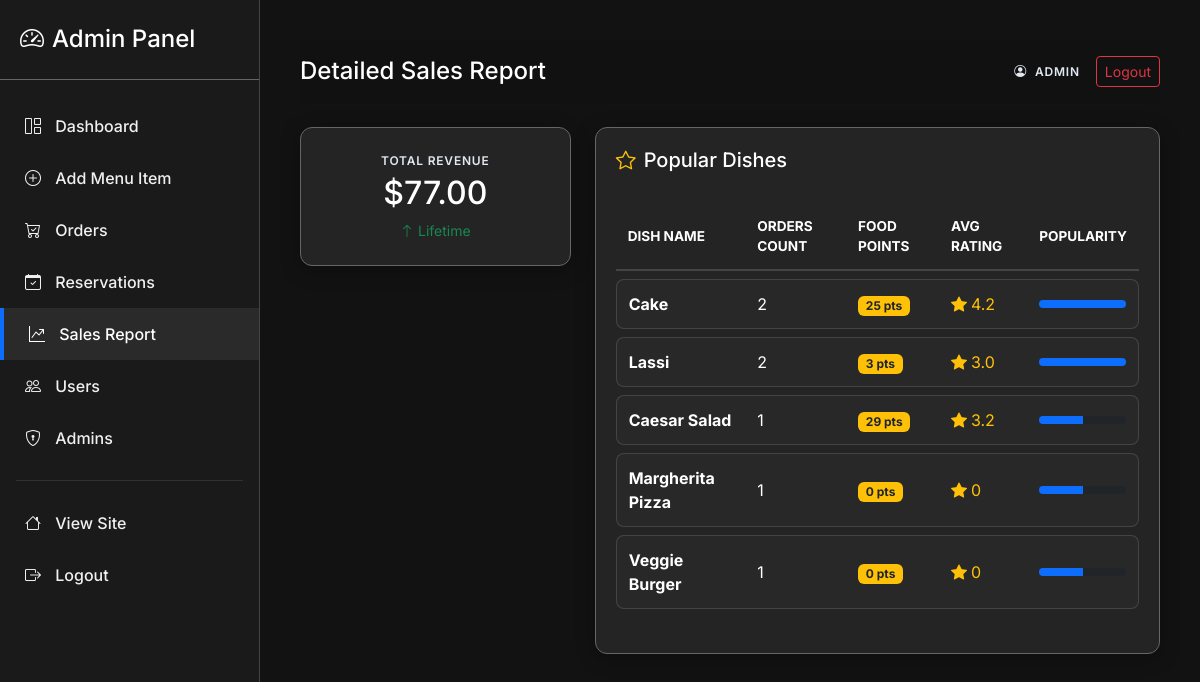
Page /admin/sales (signed in) on the committed database.
### app.py (models this page shows, shortened)
class MenuItem(db.Model):
    id = db.Column(db.Integer, primary_key=True)
    name = db.Column(db.String(150), nullable=False)
    price = db.Column(db.Float, nullable=False, default=0.0)
    category = db.Column(db.String(100), nullable=True)
    ingredients = db.Column(db.String(400), nullable=True)
    availability = db.Column(db.Boolean, default=True)  # NOTE: matches templates
    image = db.Column(db.String(300), nullable=True)
    ratings = db.relationship('Rating', backref='menu_item', lazy=True, cascade="all, delete-orphan")
    def get_average_rating(self):
        if not self.ratings:
            return 0
        return round(sum(r.score for r in self.ratings) / len(self.ratings), 1)
    def get_total_rating_points(self):
        return sum(r.score for r in self.ratings)

### app.py (the view)
@app.route('/admin/sales')
@admin_required
def sales_report():
    orders = Order.query.all()
    total_sales = db.session.query(db.func.sum(Order.total)).scalar() or 0
    dish_counts = {}
    for o in orders:
        try:
            items = json.loads(o.items)
            for item in items:
                name = item.get('name')
                qty = item.get('qty', 0)
                if name:
                    dish_counts[name] = dish_counts.get(name, 0) + qty
        except:
            continue
    popular = []
    for k, v in dish_counts.items():
        item = MenuItem.query.filter_by(name=k).first()
        avg = item.get_average_rating() if item else 0
        points = item.get_total_rating_points() if item else 0
        popular.append({
            'name': k,
            'count': v,
            'avg_rating': avg,
            'total_points': points
        })
    popular = sorted(popular, key=lambda x: x['count'], reverse=True)
    return render_template('admin/sales.html', total_sales=total_sales, popular=popular)

### app.py (called while the page is built)
def admin_required(fn):
    @wraps(fn)
    def wrapper(*args, **kwargs):
        if not session.get('is_admin'):
            flash('Admin login required.')
            return redirect(url_for('admin_login'))
        return fn(*args, **kwargs)
    return wrapper

@app.context_processor
def inject_global_data():
    cart = session.get('cart', {})
    count = sum(cart.values()) if isinstance(cart, dict) else 0
    all_items = MenuItem.query.all()
    best_item = None
    max_avg = 0
    for it in all_items:
        avg = it.get_average_rating()
        if avg > max_avg:
            max_avg = avg
            best_item = it
    return dict(cart_count=count, best_rated_item=best_item)

### templates/admin/sales.html (shortened to what this page needs)
{% extends 'admin/admin_base.html' %}
{% block admin_title %}Detailed Sales Report{% endblock %}
{% block content %}
<div class="row g-4">
  <div class="col-md-4">
    <div class="glass-card text-center py-4">
      <div class="text-muted small mb-1">Total Revenue</div>
      <h2 class="text-white mb-0">${{ '%.2f'|format(total_sales or 0) }}</h2>
      <div class="mt-2 small text-success"><i class="bi bi-arrow-up"></i> Lifetime</div>
    </div>
  </div>
  <div class="col-md-8">
    <div class="glass-card">
      <h5 class="text-white mb-4"><i class="bi bi-star me-2 text-warning"></i>Popular Dishes</h5>
      <div class="table-responsive">
        <table class="admin-table">
          <thead>
            <tr>
              <th>Dish Name</th>
              <th>Orders Count</th>
              <th>Food Points</th>
              <th>Avg Rating</th>
              <th>Popularity</th>
            </tr>
          </thead>
          <tbody>
            {% for dish in popular %}
            <tr>
              <td><span class="fw-bold text-white">{{ dish.name }}</span></td>
              <td>{{ dish.count }}</td>
              <td><span class="badge bg-warning text-dark">{{ dish.total_points }} pts</span></td>
              <td>
                <span class="text-warning">
                  <i class="bi bi-star-fill me-1"></i>{{ dish.avg_rating }}
                </span>
              </td>
              <td>
                <div class="progress bg-dark" style="height: 8px;">
                  {% set max_count = popular[0].count if popular else 1 %}
                  {% set percent = (dish.count / max_count) * 100 %}
                  <div class="progress-bar bg-primary" role="progressbar" style="width: {{ percent }}%"></div>
                </div>
              </td>
            </tr>
            {% else %}
            <tr>
              <td colspan="3" class="text-center text-muted">No sales data available.</td>
            </tr>
            {% endfor %}
          </tbody>
        </table>
      </div>
    </div>
  </div>
</div>
{% endblock %}

### static/css/admin.css (style rules this page uses)
:root { --admin-bg: #121212; --sidebar-bg: #1a1a1a; --card-bg: #242424; --border-color: #444444; --border-whitish: #666666; --text-main: #ffffff; --text-muted: #ffffff; --text-stylish: #e2e8f0; --accent-color: #0d6efd; --accent-hover: #0b5ed7; --sidebar-width: 260px; }
body.admin-body { background-color: var(--admin-bg); color: var(--text-main); font-family: 'Inter', sans-serif; overflow-x: hidden; }
.text-muted { color: var(--text-stylish) !important; letter-spacing: 0.8px; text-transform: uppercase; font-size: 0.75rem; font-weight: 600; }
.small.text-muted { font-weight: 600; }
.glass-card { background: var(--card-bg); border: 1px solid var(--border-whitish); border-radius: 12px; padding: 20px; box-shadow: 0 4px 20px rgba(0, 0, 0, 0.3); margin-bottom: 20px; }
.admin-table { width: 100%; margin-bottom: 1rem; color: var(--text-main); border-collapse: separate; border-spacing: 0 8px; }
.admin-table thead th { background: transparent; border-bottom: 2px solid var(--border-color); color: var(--text-main); text-transform: uppercase; font-size: 0.85rem; padding: 12px; }
.admin-table tbody tr { background: rgba(255, 255, 255, 0.02); transition: 0.3s; }
.admin-table td { padding: 12px; vertical-align: middle; border-top: 1px solid var(--border-color); border-bottom: 1px solid var(--border-color); }
.admin-table td:first-child { border-left: 1px solid var(--border-color); border-top-left-radius: 8px; border-bottom-left-radius: 8px; }
.admin-table td:last-child { border-right: 1px solid var(--border-color); border-top-right-radius: 8px; border-bottom-right-radius: 8px; }

### rows in the picture
MenuItem: name "Cake", count "2", total_points "25", avg_rating "4.2", {{ percent }} 100.0 (drawn)
MenuItem: name "Lassi", count "2", total_points "3", avg_rating "3.0", {{ percent }} 100.0 (drawn)
MenuItem: name "Caesar Salad", count "1", total_points "29", avg_rating "3.2", {{ percent }} 50.0 (drawn)
MenuItem: name "Margherita Pizza", count "1", total_points "0", avg_rating "0", {{ percent }} 50.0 (drawn)
MenuItem: name "Veggie Burger", count "1", total_points "0", avg_rating "0", {{ percent }} 50.0 (drawn)

### other values in the picture
{{ '%.2f'|format(total_sales or 0) }} "77.00"
